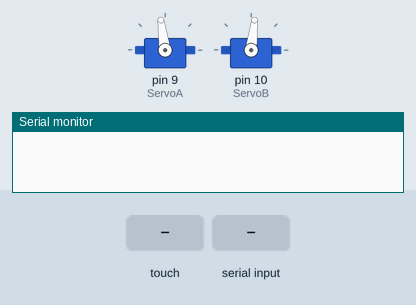
A sketch run on a simulated Arduino Uno, built with avr-gcc and run on an emulated ATmega328P. Parts: 2 × servo, the last lines printed to the serial monitor. The test bench sets the inputs (shaded band).

Above: at 1.2 s.
1.3 s: touch panel pressed at 13 % / 10 % of its raw x / y range
At 2.3 s:
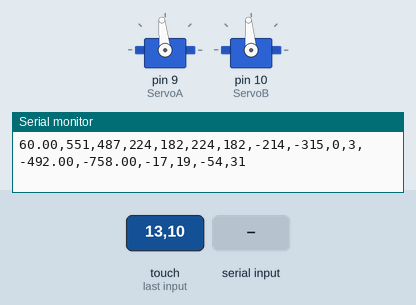
2.9 s: touch panel pressed at 38 % / 10 % of its raw x / y range
At 3.5 s:
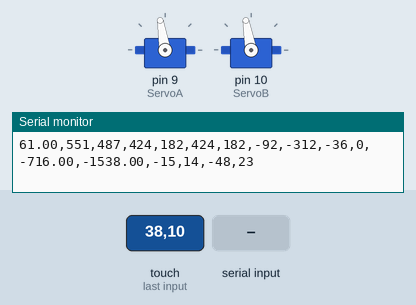
4.5 s: touch panel pressed at 38 % / 50 % of its raw x / y range
At 5.8 s:
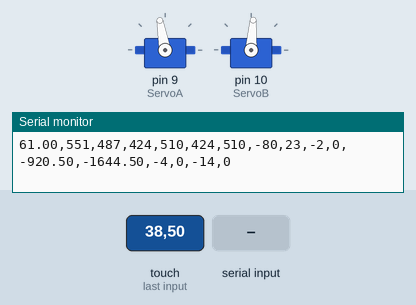
6.1 s: touch panel pressed at 13 % / 90 % of its raw x / y range
At 7.1 s:
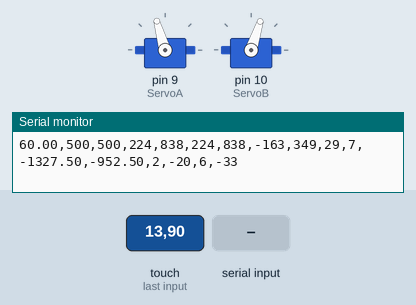
7.7 s: touch panel pressed at 87 % / 30 % of its raw x / y range
At 8.4 s:
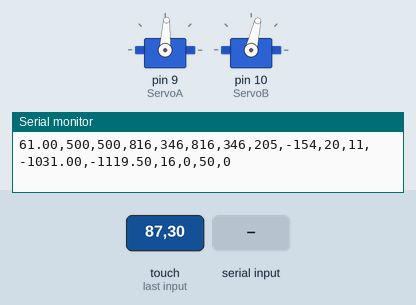
9.3 s: "A\n" received over Serial
At 10.5 s:
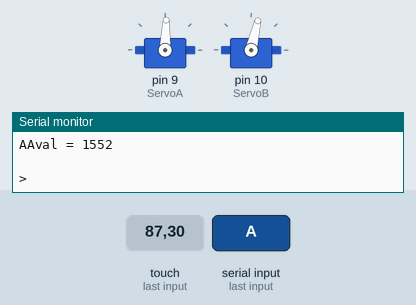
Timing chart, 0 to 11.8 s (numbered marks = the images above; inputs shaded):
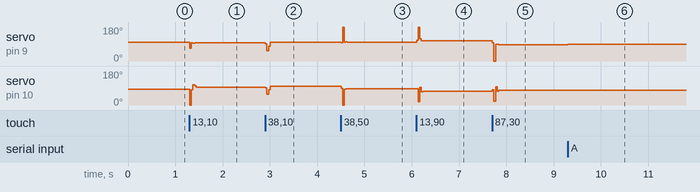

Measured:
- after the input at 1.3 s, servo on pin 9 (ServoA): 98° → 96° at once; servo on pin 10 (ServoB): 83° → 95° at once
- after the input at 2.9 s, servo on pin 9 (ServoA): 96° → 99° at once; servo on pin 10 (ServoB): 95° → 100° at once
- after the input at 4.5 s, servo on pin 9 (ServoA): 99° → 100° at once; servo on pin 10 (ServoB): 100° → 86° at once
- after the input at 6.1 s, servo on pin 9 (ServoA): 100° → 106° at once; servo on pin 10 (ServoB): 86° → 72° at once
- after the input at 7.7 s, servo on pin 9 (ServoA): 106° → 89° at once, → 87° 0.14 s later; servo on pin 10 (ServoB): 72° → 77° at once
- after the input at 9.3 s, servo on pin 9 (ServoA): 87° → 88° at once

The sketch:

SAB3T_proto3.ino
```cpp
// SAB3T - PID Loop Educational Tool
// Follow my project on Hackaday.io: https://hackaday.io/project/6917-sab3t-pid-loop-educational-tool
// by Tim Giles
//    www.wildcircuits.com
//    @wildcircuits
//    https://www.etsy.com/shop/timogiles

//7-26-2015: This is a mess, will clean up later


#include <Servo.h>
#include <math.h>
#include <stdint.h>
#include "TouchScreen.h"

#define YP A3  // must be an analog pin, use "An" notation! rec
#define XM A0  // must be an analog pin, use "An" notation! black
#define YM A1  // can be a digital pin                      green
#define XP A2  // can be a digital pin                      white

// For better pressure precision, we need to know the resistance
// between X+ and X- Use any multimeter to read it
// For the one we're using, its 300 ohms across the X plate
TouchScreen ts = TouchScreen(XP, YP, XM, YM, 230);

//declare 2 servos
Servo ServoA;
Servo ServoB;
int ServoAval = 1400;
int ServoBval = 1400;
int ServoA_Center = 1400;
int ServoB_Center = 1400;
int ResetCounter = 0;
int Xerror_last;
int Yerror_last;
double Xerror_int;
double Yerror_int;
double Xave;
double Yave;
double aveCount;
int   angle = 0;
int Target_X;
int Target_Y;
int Target_X_last;
int Target_Y_last;
int Target_X_Clast;
int Target_Y_Clast;
int Xdiff;
int Ydiff;
int Xpos;
int Ypos;
int XposLast;
int YposLast;
unsigned long time_millis;
unsigned long update_millis;
int phase = 1;

//serial interace variables
char SerialBuffer[24];
int SerialBufferIndex = 0;
int inByte = 0;
int LoopWaitTime = 0;
int Kp = 3;
int Kd = 30;
int Ki = 20;
int Kf = 10;

boolean RunCircle = false;

void setup()
{
  //assign the pins that the servos are connected to
  ServoA.attach(9);
  ServoB.attach(10);

  //initialize serial communications
  Serial.begin(38400);
  //init servo values
  ServoAval = 1450;//1630;
  ServoA_Center = 1450;//1630;
  ServoBval = 1400;//1670;
  ServoB_Center = 1400;//1670;
  angle = 0;

  //init target for center
  Target_X = 551;
  Target_Y = 487;
  Xerror_last = 0;
  Yerror_last = 0;
  Xerror_int = 0;
  Yerror_int = 0;
  time_millis = millis();
  update_millis = millis();
  phase = 1;

  //default PID settings
  Kp = 15;
  Kd = 10;
  Ki = 2;
  Kf = 5;

  Xave = 0;
  Yave = 0;
  aveCount = 0;
  LoopWaitTime = 5000;

  RunCircle = false;
//print serial headers
/*
    Serial.print('aveCount');
    Serial.print(',');
    Serial.print('Target_X');
    Serial.print(',');
    Serial.print('Target_Y');
    Serial.print(',');
    Serial.print('int(Xave/aveCount)');
    Serial.print(',');
    Serial.print('int(Yave/aveCount)');
    Serial.print(',');
    Serial.print('Xerror');
    Serial.print(',');
    Serial.print('Yerror');
    Serial.print(',');
    Serial.print('Xdiff');
    Serial.print(',');
    Serial.print('Ydiff');
    Serial.print(',');
    Serial.print('Xerror_int');
    Serial.print(',');
    Serial.print('Yerror_int');
    Serial.print(',');
    Serial.print('Xangle');
    Serial.print(',');
    Serial.print('Yangle');
    Serial.print(',');
    Serial.print('Xshift');
    Serial.print(',');
    Serial.println('Yshift');
    */
}

void loop()
{
  //manage the serial communications
  while(Serial.available() > 0) {

    //read character
    inByte = Serial.read();

    //is CR or LF?
    if ((inByte == 10) || (inByte == 13)){
      //Execute whatever command has been recieved
      int Valid = SerialCommander();
      Serial.println(" ");
      //if it was a valid command return the prompt, otherwise ? prompt
      if (Valid == 1){
        Serial.print(">");
      }else{
        Serial.print("?>");
      }
      //clear buffer
      SerialBufferIndex = 0;
      SerialBuffer[0] = ' ';
      SerialBuffer[1] = ' ';
      SerialBuffer[2] = ' ';
      SerialBuffer[3] = ' ';
      SerialBuffer[4] = ' ';
      SerialBuffer[5] = ' ';
      SerialBuffer[6] = ' ';
      SerialBuffer[7] = ' ';
      SerialBuffer[8] = ' ';
      SerialBuffer[9] = ' ';
      SerialBuffer[10] = ' ';
      SerialBuffer[11] = ' ';
      SerialBuffer[12] = ' ';
      SerialBuffer[13] = ' ';
      SerialBuffer[14] = ' ';
      SerialBuffer[15] = ' ';
      SerialBuffer[16] = ' ';
      SerialBuffer[17] = ' ';
      SerialBuffer[18] = ' ';
      SerialBuffer[19] = ' ';
      SerialBuffer[20] = ' ';
      SerialBuffer[21] = ' ';
      SerialBuffer[22] = ' ';
      SerialBuffer[23] = ' ';
    }
    //store the recieved character
    else{
      SerialBuffer[SerialBufferIndex] = inByte;
      SerialBufferIndex += 1;
      Serial.print(char(inByte));
    }
  }

  //read touchscreen
  // a point object holds x y and z coordinates
  TSPoint p = ts.getPoint();
  if (p.z > ts.pressureThreshhold){
    Xave += p.x;
    Yave += p.y;
    aveCount += 1;
  }

// we have some minimum pressure we consider 'valid'
// pressure of 0 means no pressing!
  if ((p.z > ts.pressureThreshhold) and ((millis() -update_millis) > 33)){
    update_millis = millis();

    //CALCULATE THE TABLE ANLGE
    double Yangle = (ServoAval - ServoA_Center + ServoBval - ServoB_Center)/11;
    double Xangle = double(ServoAval - ServoA_Center - ServoBval + ServoB_Center)/11;
    double screenliftradius = 0.635;
    //    x axis is 58% of Y axis
    //x active area = 3.5"
    int Xshift = int(181*sin(radians(Xangle)));
    int Yshift = int(97*sin(radians(Yangle)));
    //balance!
//    Serial.print(Xshift);
//    Serial.print(" ");
//    Serial.println(Xangle);
    XposLast = Xpos;
    YposLast = Ypos;
    Xpos = int(Xave/aveCount);
    Ypos = int(Yave/aveCount);
    int Xvel = Xpos - XposLast;
    int Yvel = Ypos - YposLast;
    int Xerror = (Xpos - Target_X)*.6 + Xshift/3;
    int Yerror = Ypos - Target_Y - Yshift/3;
    Xdiff = Xerror-Xerror_last + (Target_X-Target_X_last);
    Ydiff = Yerror-Yerror_last + (Target_Y-Target_Y_last)  ;
    int FutureX = int((Xvel * Kf) + Xpos);
    int FutureY = int((Yvel * Kf) + Ypos);
    int XerrorFut = (FutureX - Target_X)*.6 + Xshift/3;
    int YerrorFut = FutureY - Target_Y - Yshift/3;


//  if xerror is >0 then servoa-, servob-
//  if yerror is >0 then servoa-, servob+
//    int Kp = 48; 0x30
//    int Kd = 20; 0x14
//    int Ki = 02; 0x02
    ServoAval = ServoA_Center + ((Kp*XerrorFut)/60 + (Xdiff*Kd)/5 + int((Xerror_int*Ki)/500)) - ((Kp*YerrorFut)/60 + (Ydiff*Kd)/5 + int((Yerror_int*Ki)/500));
    ServoBval = ServoB_Center - ((Kp*XerrorFut)/60 + (Xdiff*Kd)/5 + int((Xerror_int*Ki)/500)) - ((Kp*YerrorFut)/60 + (Ydiff*Kd)/5 + int((Yerror_int*Ki)/500));
    ResetCounter = 0;
    Xerror_last = Xerror;
    Yerror_last = Yerror;
    Xerror_int += double(Xerror)/2;
    Yerror_int += double(Yerror)/2;
    Target_X_last = Target_X;
    Target_Y_last = Target_Y;

    Serial.print(aveCount);
    Serial.print(',');
    Serial.print(Target_X);
    Serial.print(',');
    Serial.print(Target_Y);
    Serial.print(',');
    Serial.print(Xpos);
    Serial.print(',');
    Serial.print(Ypos);
    Serial.print(',');
    Serial.print(FutureX);
    Serial.print(',');
    Serial.print(FutureY);
    Serial.print(',');
    Serial.print(Xerror);
    Serial.print(',');
    Serial.print(Yerror);
    Serial.print(',');
    Serial.print(Xdiff);
    Serial.print(',');
    Serial.print(Ydiff);
    Serial.print(',');
    Serial.print(Xerror_int);
    Serial.print(',');
    Serial.print(Yerror_int);
    Serial.print(',');
    Serial.print(int(Xangle));
    Serial.print(',');
    Serial.print(int(Yangle));
    Serial.print(',');
    Serial.print(Xshift);
    Serial.print(',');
    Serial.println(Yshift);

/*
    Serial.print(aveCount);
    Serial.print(',');
    Serial.print(Target_X);
    Serial.print(',');
    Serial.print(Target_Y);
    Serial.print(',');
    Serial.print(int(Xave/aveCount));
    Serial.print(',');
    Serial.print(int(Yave/aveCount));
    Serial.print(',');
    Serial.print(int(Xerror));
    Serial.print(',');
    Serial.print(int(Yerror));
    Serial.print(',');
    Serial.print(int(Xdiff));
    Serial.print(',');
    Serial.print(int(Ydiff));
    Serial.print(',');
    Serial.print(int(Xerror_int));
    Serial.print(',');
    Serial.println(int(Yerror_int));
*/
    aveCount = 0;
    Xave = 0;
    Yave = 0;


  }


  SetServoA(ServoAval);
  SetServoB(ServoBval);

  if ((millis() - time_millis) > LoopWaitTime){
    time_millis = millis();

        if (RunCircle == true)
        {
          if (phase != 5)
          {
            Target_X_Clast = 0;
            Target_Y_Clast = 0;
          }
          phase = 5;
        }
//        else
//        {
//          phase = 1;
//        }


    switch (phase){
      case 1:
        LoopWaitTime = 5000;
        Target_X = 500;
        Target_Y = 500;
        phase =2;
        break;
      case 2:
        LoopWaitTime = 5000;
        Target_X = 500;
        Target_Y = 600;
        phase = 3;
        break;
      case 3:
        LoopWaitTime = 5000;
        Target_X = 500;
        Target_Y = 500;
        phase = 4;
        break;
      case 4:
        LoopWaitTime = 5000;
        Target_X = 500;
        Target_Y = 400;
        phase = 1;
        break;
      case 5:
        //if we are closer to the next point than the last point, load the next point
        double DistNew = pow((Xpos - Target_X),2) + pow((Ypos - Target_Y),2);
        double DistOld =  pow((Xpos - Target_X_Clast),2) + pow((Ypos - Target_Y_Clast),2);
        if (DistNew < DistOld)
        {
          Target_X_Clast = Target_X;
          Target_Y_Clast = Target_Y;
          angle = angle +30;
          LoopWaitTime = 10;
          if (angle > 360){
            angle = 0;
            phase = 1;
          }
          Target_X = 500 + 100*sin(radians(angle));
          Target_Y = 500 + 50*cos(radians(angle));
        }
        break;
    }

  }

}

//Check if a valid serial command has been recieved and do something about it
int SerialCommander(){
  char invalA[2] = {SerialBuffer[2],SerialBuffer[3]};
  switch (SerialBuffer[0]){
    //list of valid commands
    case 'Q':  //A +
      ServoAval += 5;
      Serial.print("Aval = ");
      Serial.println(ServoAval);
      return  1;
      break;
    case 'A':  //A-
      ServoAval -= 5;
      Serial.print("Aval = ");
      Serial.println(ServoAval);
      return 1;
      break;
    case 'P':  //B+
      ServoBval += 5;
      Serial.print("Bval = ");
      Serial.println(ServoBval);
      return 1;
      break;
    case 'L':  //B-
      ServoBval -= 5;
      Serial.print("Bval = ");
      Serial.println(ServoBval);
      return 1;
      break;
    case 'p':  //move vector command
      //set proportional
      Kp = int(Hex2Dec8(invalA));
      return  1;
      break;
    case 'i':  //move vector command
      //set integral
      Ki = int(Hex2Dec8(invalA));
      return  1;
      break;
    case 'd':  //move vector command
      //set differential
      Kd = int(Hex2Dec8(invalA));
      return  1;
      break;
    case 'f':  //move vector command
      //set differential
      Kf = int(Hex2Dec8(invalA));
      return  1;
      break;
    case 's':  //move vector command
        if (RunCircle == true)
        {
          RunCircle = false;
        }
        else
        {
          RunCircle = true;
        }

      return  1;
      break;

  }
//a valid command was not recieved
  return 0;
}

int Hex2Dec8(char Hex[2]){
  return 16*Char2Int(Hex[0]) + Char2Int(Hex[1]);
}

int Char2Int(char in){
  switch (in){
    case '0':
      return 0;
      break;
    case '1':
      return 1;
      break;
    case '2':
      return 2;
      break;
    case '3':
      return 3;
      break;
    case '4':
      return 4;
      break;
    case '5':
      return 5;
      break;
    case '6':
      return 6;
      break;
    case '7':
      return 7;
      break;
    case '8':
      return 8;
      break;
    case '9':
      return 9;
      break;
    case 'a':
      return 10;
      break;
    case 'b':
      return 11;
      break;
    case 'c':
      return 12;
      break;
    case 'd':
      return 13;
      break;
    case 'e':
      return 14;
      break;
    case 'f':
      return 15;
      break;

    case 'A':
      return 10;
      break;
    case 'B':
      return 11;
      break;
    case 'C':
      return 12;
      break;
    case 'D':
      return 13;
      break;
    case 'E':
      return 14;
      break;
    case 'F':
      return 15;
      break;
  }
}

void oldloop(){
  int ServoAval = 1400;
  int ServoBval = 1400;
  int   angle = 0;

  while (1){
    while(Serial.available() > 0) {


    }

    // a point object holds x y and z coordinates
    TSPoint p = ts.getPoint();

  // we have some minimum pressure we consider 'valid'
  // pressure of 0 means no pressing!
  if (p.z > ts.pressureThreshhold) {
     Serial.print("X = "); Serial.print(p.x);
     Serial.print("\tY = "); Serial.print(p.y);
     Serial.print("\tPressure = "); Serial.println(p.z);
  }

    SetServoA(1500+100*sin(radians(angle)));
    SetServoB(1500+100*cos(radians(angle)));
    delay(2);
    //ServoAval += 1;
    //ServoBval += 1;
    angle += 1;

    if (angle >359){
      angle = 0;
    }
  }
}

void SetServoA(int value){
  ServoA.writeMicroseconds(3000-value);
}
void SetServoB(int value){
  ServoB.writeMicroseconds(value);
}
```
